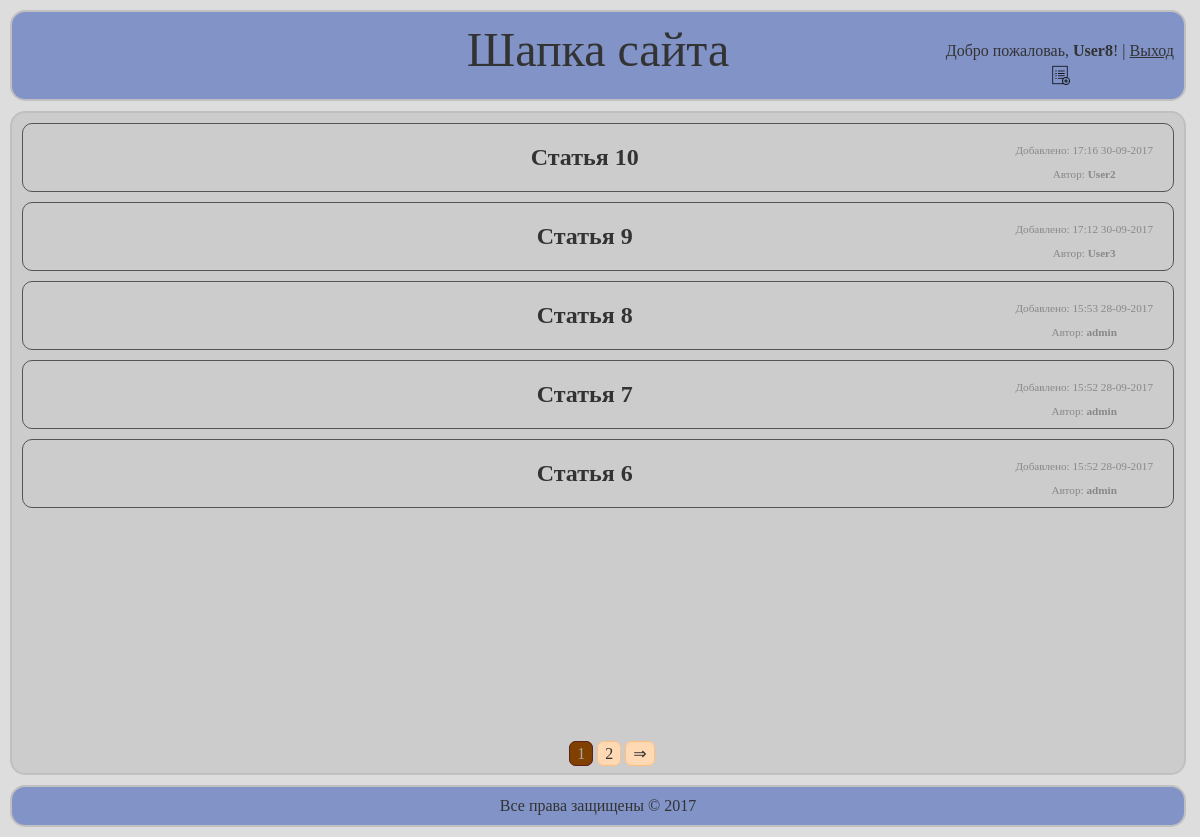
Page / (signed in) on the earlier database version.
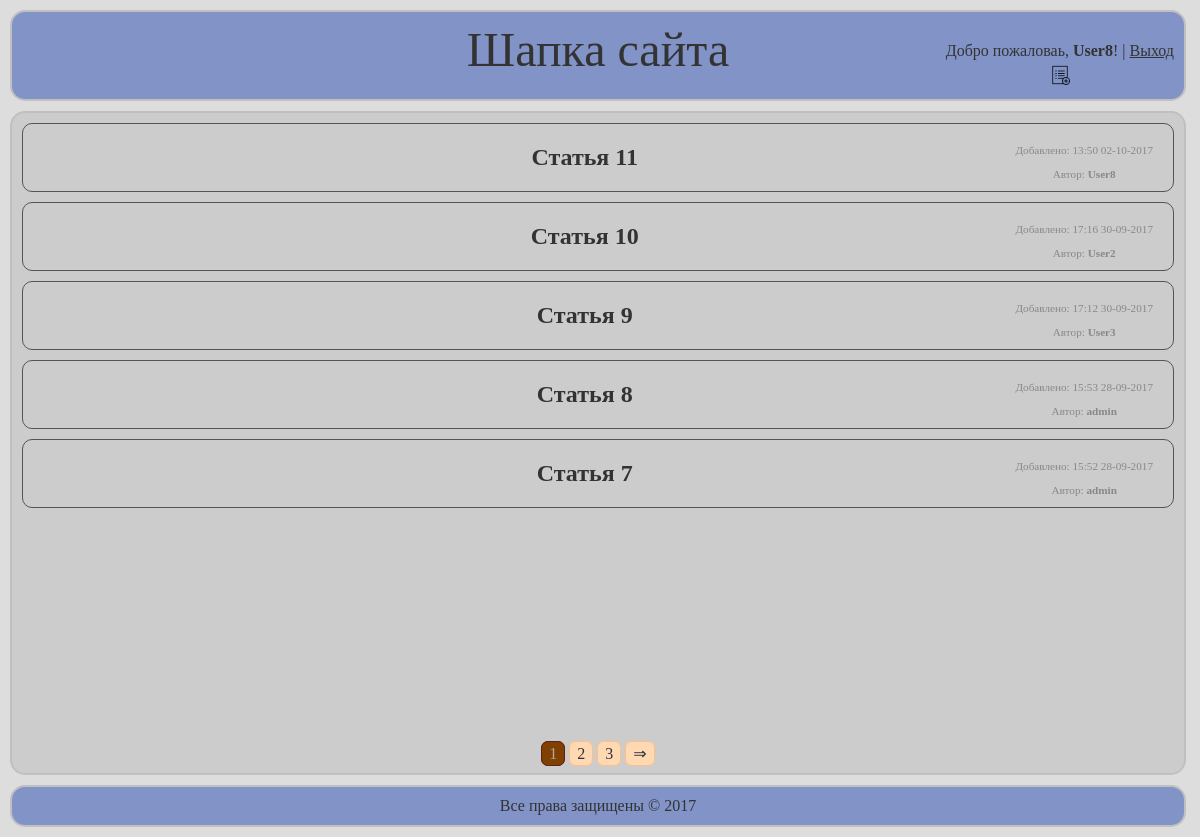
Same page on the later database version.
### tables this page shows
CREATE TABLE IF NOT EXISTS `articles` (
  `id` int(11) unsigned NOT NULL AUTO_INCREMENT,
  `title` varchar(255) NOT NULL,
  `text` text NOT NULL,
  `date` timestamp NOT NULL DEFAULT CURRENT_TIMESTAMP,
  `user_id` int(11) NOT NULL,
  PRIMARY KEY (`id`),
  FULLTEXT KEY `text` (`text`)
);

CREATE TABLE IF NOT EXISTS `users` (
  `id` int(11) NOT NULL AUTO_INCREMENT,
  `login` varchar(50) NOT NULL,
  `password` char(32) NOT NULL,
  PRIMARY KEY (`id`),
  UNIQUE KEY `login` (`login`)
);

### www/includes/config.php (called while the page is built, shortened)
<?php
$articlesPerPage = 5;
$nearPagesCount = 1;
?>

### www/index.php (the view, shortened to what this page needs)
<?php
require_once "includes/config.php";
require_once "includes/functions.php";
$page = (int)$_GET["page"];
if(!$page || $page <= 0)
	$page = 1;
$start = getStart($page, $articlesPerPage);
require_once "includes/functions.php";
$articles = getArticleList($start, $articlesPerPage, $DBhost, $DBlogin, $DBpassword, $DBname);
?>
<!DOCTYPE html>
<html>
<head>
	<?php
		require_once "includes/head.php";
	?>
</head>
	<body>
		<?php require_once "includes/header.php"; ?>
		<div id="articleList">
		<?php
		foreach($articles as $article)
		{
			echo '<div class="articleReview">
				<a href="article.php?article='.$article["id"].'">
					<h2>'.$article["title"].'</h2>
			</a>
				<div class="addTime">
					Добавлено: '.date_format(date_create($article["date"]), "H:i d-m-Y").'<br/><br/>
					Автор: <strong>'.$article["login"].'</strong>
				</div>
			</div>';
		}
		?>
			<div id="pagination"><?=pagination($page, $articlesPerPage, $nearPagesCount, $DBhost, $DBlogin, $DBpassword, $DBname);?></div>
		</div>
		<?php require_once "includes/footer.php"; ?>
	</body>
</html>

### www/includes/head.php (shortened to what this page needs)
<link href="/css/style.css" rel="stylesheet" type="text/css">

### www/includes/header.php
<header>
	<div id="logo"><a href="/" title="На главную">Шапка сайта</a></div>
	<div id="auth">
	<?php
		if(!isset($_SESSION['login']))
		{
	?>
		<a href="login.php">Вход</a> | <a href="registration.php">Регистрация</a>
	<?php
		}
		else
		{
	?>
		Добро пожаловаь, <strong><?=$_SESSION['login'];?></strong>! | <a href="logout.php">Выход</a><br/>
		<a href="addArticle.php"><img src="/icon/addArticle.png" alt="Добавить статью" title="Добавить статью"/></a>
	<?php
		}
	?>
	</div>
</header>

### www/includes/functions.php (shortened to what this page needs)
<?php
require_once "config.php";
	function connectDB($DBhost, $DBlogin, $DBpassword, $DBname)
	{
		$db = new mysqli($DBhost, $DBlogin, $DBpassword, $DBname);
		$db->query("SET NAMES 'utf8'");
		return $db;
	}
	function toArray($res)
	{
		while($row = $res->fetch_assoc())
			$arr[] = $row;
		return $arr;
	}
	function getArticleList($start, $limit, $DBhost, $DBlogin, $DBpassword, $DBname)
	{
		$db = connectDB($DBhost, $DBlogin, $DBpassword, $DBname);
		$res = $db->query("SELECT articles.id AS id, title, date, login
							FROM articles LEFT JOIN users ON articles.user_id = users.id
							ORDER BY id DESC LIMIT $start, $limit");
		return toArray($res);
	}
	function countArticles($DBhost, $DBlogin, $DBpassword, $DBname)
	{
		$db = connectDB($DBhost, $DBlogin, $DBpassword, $DBname);
		$res = $db->query("SELECT COUNT(id) FROM articles");
		$result = $res->fetch_row();
		return $result[0];
	}
	function pagination($page, $limit, $nearPagesCount, $DBhost, $DBlogin, $DBpassword, $DBname)
	{
		$numPages = ceil(countArticles($DBhost, $DBlogin, $DBpassword, $DBname) / $limit);
		$prev = $page - 1;
		$next = $page + 1;
		if($prev < 1)
			$prev = 1;
		$pagination = "";
		if($page == 1)
			$pagination .= "<span id=\"curPage\">1</span>";
		else
		{
			if($prev == 1)
				$pagination .= "<a href=\"index.php\">&lArr;</a>";
			else
				$pagination .= "<a href=\"index.php?page=".$prev."\">&lArr;</a>";
			$pagination .= "<a href=\"index.php\">1</a>";
		}
		for($i = $page - $nearPagesCount; $i < $page; $i++)
		{
			if($i < 2)
				continue;
			else
				$pagination .= "<a href=\"index.php?page=".$i."\">".$i."</a>";
		}
		for($i = $page + 1, $end = $page + $nearPagesCount; $i <= $end; $i++)
		{
			if($i >= $numPages)
				break;
			else
				$pagination .= "<a href=\"index.php?page=".$i."\">".$i."</a>";
		}
		if($page == $numPages)
			$pagination .= "<span id=\"curPage\">".$numPages."</span>";
		else
		{
			$pagination .= "<a href=\"index.php?page=".$numPages."\">".$numPages."</a>";
			$pagination .= "<a href=\"index.php?page=".$next."\">&rArr;</a>";
		}
		return $pagination;
	}
?>

### www/includes/footer.php
<footer>
	<div id="copyright">
		Все права защищены &copy; <?php echo date("Y"); ?>
	</div>
</footer>

### www/css/style.css (style rules this page uses)
* { margin: 0; padding: 0; outline: none; }
html { color: #333333; background-color: #dddddd; font-family: Times New Roman, sans-serif; }
a { color: #333333; }
header { width: 96%; float: left; padding: 10px; margin: 10px; border: 2px solid silver; background-color: #8193C7; border-radius: 15px; }
header #logo { font-size: 3em; text-align: center; }
header #logo a { text-decoration: none; color: #333333; }
header #auth { float: right; margin-top: -35px; text-align: center; }
header #auth img { width: 20px; cursor: pointer; margin-top: 5px; }
#articleList { float: left; width: 96%; background-color: #cccccc; margin-right: 10px; margin-left: 10px; padding: 10px; border: 2px solid silver; border-radius: 15px; min-height: 80vh; position: relative; }
#articleList #pagination { position: absolute; bottom: 10px; right: 45%; }
#articleList #pagination * { padding: 3px 7px 3px 7px; margin: 2px; border-radius: 7px; }
#articleList #pagination a { background-color: #ffd9b3; border: 1px solid #ffbf80; text-decoration: none; color: #333333; }
#articleList #pagination #curPage { background-color: #804000; border: 1px solid #602020; color: #aaaaaa; }
#articleList .articleReview { border: 1px solid #555555; border-radius: 10px; margin-bottom: 10px; padding: 20px; text-align: center; }
#articleList .articleReview a { text-decoration: none; margin-left: 10%; }
#articleList .articleReview h2 { display: inline-block; }
#articleList .articleReview .addTime { float: right; color: #888888; font-size: 0.7em; }
footer { width: 96%; float: left; padding: 10px; margin: 10px; border: 2px solid silver; background-color: #8193C7; border-radius: 15px; }
footer div { font-family: Times New Roman, sans-serif; font-size: 1em; text-align: center; }

Differences in the rows shown:
no longer on this page (row unchanged): articles: title "Статья 6", date "15:52 28-09-2017", user.login "admin"
added articles: title "Статья 11", date "13:50 02-10-2017", user.login "User8"
Other differences:
$numPages: "2" → "3"
new list line: "2"
